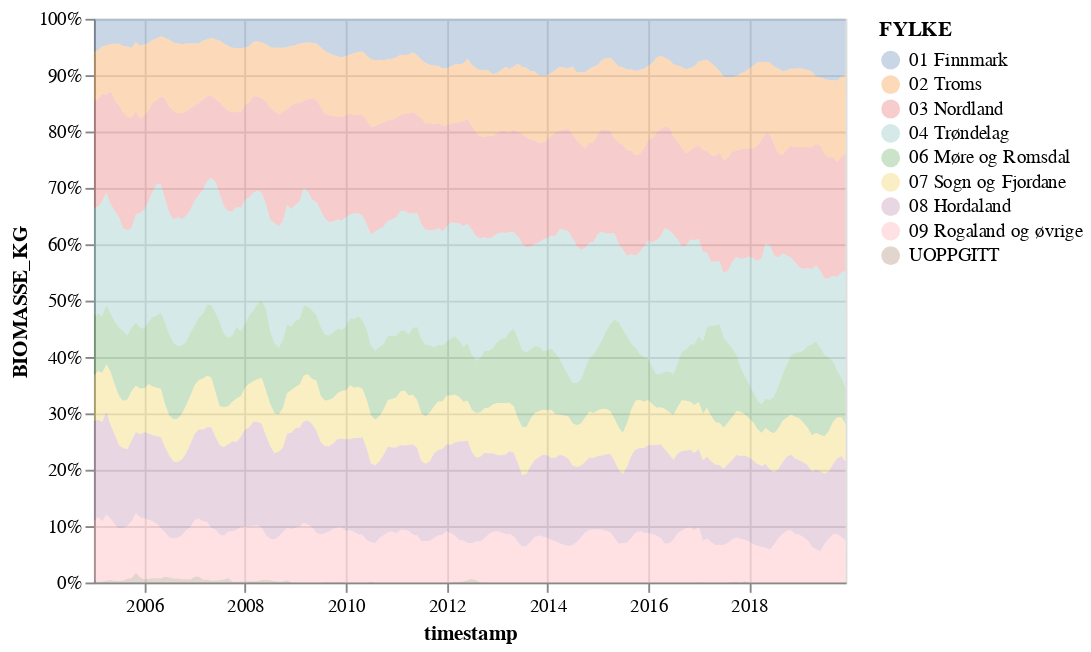

This figure's notebook cell:
### Code cell
import altair as alt
from vega_datasets import data

alt.Chart(data_selection.drop(['Date','MÅNED'], axis=1)).mark_area(opacity=0.3).encode(
    x="timestamp:T",
    y=alt.Y("BIOMASSE_KG:Q", stack='normalize'),
        color="FYLKE:N"

)

### Figure 1 — Vega-Lite specification as saved in the notebook (floating-point values rounded to 4 significant figures; data arrays with more than 128 entries replaced by an {"elided": "..."} marker saying what was removed)
{"config": {"view": {"continuousWidth": 400, "continuousHeight": 300}}, "data": {"name": "data-10f2da178cae931aa1308b42d576c2c1"}, "mark": {"type": "area", "opacity": 0.3}, "encoding": {"color": {"type": "nominal", "field": "FYLKE"}, "x": {"type": "temporal", "field": "timestamp"}, "y": {"type": "quantitative", "field": "BIOMASSE_KG", "stack": "normalize"}}, "$schema": "https://vega.github.io/schema/vega-lite/v4.8.1.json", "datasets": {"data-10f2da178cae931aa1308b42d576c2c1": {"elided": "1548 records"}}}
